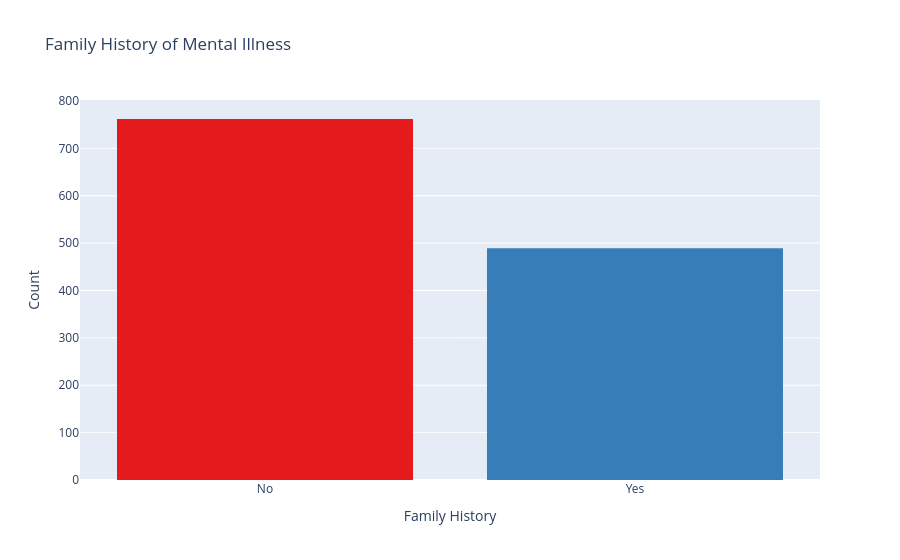

The cell this chart's notebook holds for it:
### Code cell
# Chart 6: Family History
fig = px.histogram(df_clean, x='family_history',
                   title='Family History of Mental Illness',
                   color='family_history',
                   color_discrete_sequence=px.colors.qualitative.Set1)
fig.update_layout(xaxis_title='Family History', yaxis_title='Count', showlegend=False)
fig.show()

### Figure 1 — Plotly figure (JSON) as saved in the notebook; plotly's stock layout.template omitted (floating-point values rounded to 4 significant figures; data arrays with more than 128 entries replaced by an {"elided": "..."} marker saying what was removed)
{"data": [{"bingroup": "x", "hovertemplate": "family_history=%{x}<br>count=%{y}<extra></extra>", "legendgroup": "No", "marker": {"color": "rgb(228,26,28)", "pattern": {"shape": ""}}, "name": "No", "orientation": "v", "showlegend": true, "type": "histogram", "x": {"elided": "762 str values"}, "xaxis": "x", "yaxis": "y"}, {"bingroup": "x", "hovertemplate": "family_history=%{x}<br>count=%{y}<extra></extra>", "legendgroup": "Yes", "marker": {"color": "rgb(55,126,184)", "pattern": {"shape": ""}}, "name": "Yes", "orientation": "v", "showlegend": true, "type": "histogram", "x": {"elided": "489 str values"}, "xaxis": "x", "yaxis": "y"}], "layout": {"barmode": "relative", "legend": {"title": {"text": "family_history"}, "tracegroupgap": 0}, "showlegend": false, "title": {"text": "Family History of Mental Illness"}, "xaxis": {"anchor": "y", "categoryarray": ["No", "Yes"], "categoryorder": "array", "domain": [0, 1], "title": {"text": "Family History"}}, "yaxis": {"anchor": "x", "domain": [0, 1], "title": {"text": "Count"}}}}
